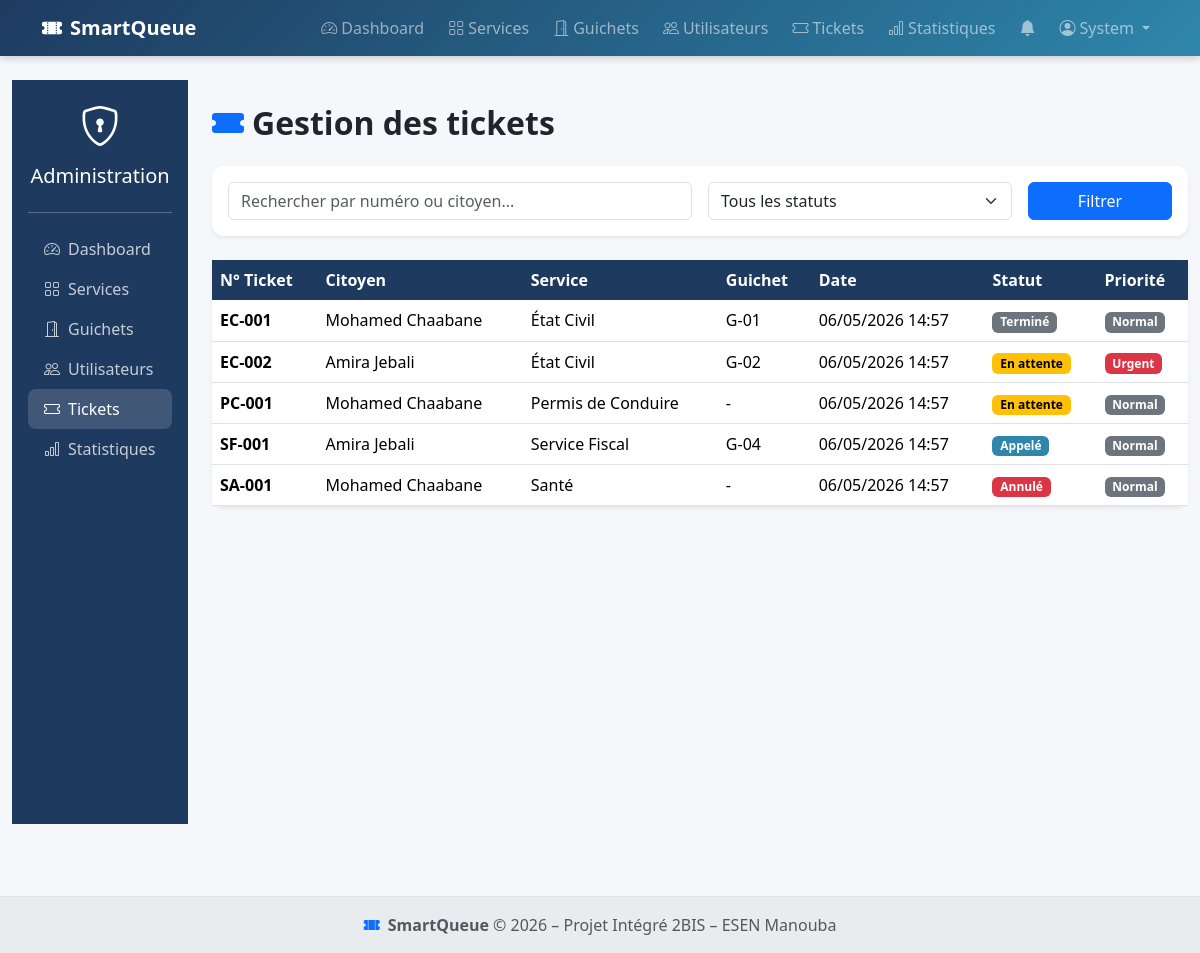
Screenshot of /admin/tickets.php (signed in) with the database file from the repository.
### tables this page shows
CREATE TABLE `tickets` (
  `id`           INT AUTO_INCREMENT PRIMARY KEY,
  `numero`       VARCHAR(20) NOT NULL,
  `citoyen_id`   INT NOT NULL,
  `service_id`   INT NOT NULL,
  `guichet_id`   INT DEFAULT NULL,
  `statut`       ENUM('en_attente','appele','en_service','termine','annule','no_show') NOT NULL DEFAULT 'en_attente',
  `priorite`     ENUM('normal','urgent') NOT NULL DEFAULT 'normal',
  `created_at`   DATETIME DEFAULT CURRENT_TIMESTAMP,
  `appele_at`    DATETIME DEFAULT NULL,
  `termine_at`   DATETIME DEFAULT NULL,
  FOREIGN KEY (`citoyen_id`)  REFERENCES `utilisateurs`(`id`) ON DELETE CASCADE,
  FOREIGN KEY (`service_id`)  REFERENCES `services`(`id`)     ON DELETE CASCADE,
  FOREIGN KEY (`guichet_id`)  REFERENCES `guichets`(`id`)     ON DELETE SET NULL
);

CREATE TABLE `services` (
  `id`           INT AUTO_INCREMENT PRIMARY KEY,
  `nom`          VARCHAR(150) NOT NULL,
  `description`  TEXT,
  `capacite_max` INT NOT NULL DEFAULT 50,
  `duree_moy`    INT NOT NULL DEFAULT 10  COMMENT 'Durée moyenne en minutes',
  `est_actif`    TINYINT(1) NOT NULL DEFAULT 1,
  `created_at`   DATETIME DEFAULT CURRENT_TIMESTAMP
);

CREATE TABLE `guichets` (
  `id`         INT AUTO_INCREMENT PRIMARY KEY,
  `numero`     VARCHAR(20) NOT NULL,
  `service_id` INT NOT NULL,
  `agent_id`   INT DEFAULT NULL,
  `statut`     ENUM('ouvert','ferme','pause') NOT NULL DEFAULT 'ferme',
  `created_at` DATETIME DEFAULT CURRENT_TIMESTAMP,
  FOREIGN KEY (`service_id`) REFERENCES `services`(`id`) ON DELETE CASCADE,
  FOREIGN KEY (`agent_id`)   REFERENCES `utilisateurs`(`id`) ON DELETE SET NULL
);

### admin/tickets.php (the view, shortened to what this page needs)
<?php
require_once '../config/connexion.php';
$search = $_GET['search'] ?? '';
$query = "
    SELECT t.*, s.nom as service_nom,
           CONCAT(u.prenom, ' ', u.nom) as citoyen_nom,
           g.numero as guichet_num
    FROM tickets t
    JOIN services s ON t.service_id = s.id
    JOIN utilisateurs u ON t.citoyen_id = u.id
    LEFT JOIN guichets g ON t.guichet_id = g.id
    WHERE 1=1
";
$params = [];
$query .= " ORDER BY t.created_at DESC LIMIT 100";
$stmt = $conn->prepare($query);
$stmt->execute($params);
$tickets = $stmt->fetchAll();
?>
<?php include '../layout/header.php'; ?>
<div class="container-fluid">
    <div class="row">
        <div class="col-md-3 col-lg-2">
            <div class="sq-sidebar p-3">
                <?php include 'sidebar.php'; ?>
            </div>
        </div>
        <div class="col-md-9 col-lg-10 py-4">
            <h2 class="fw-bold mb-4">
                <i class="bi bi-ticket-fill text-primary me-2"></i>Gestion des tickets
            </h2>
            <div class="card border-0 shadow-sm mb-4">
                <div class="card-body">
                    <form method="GET" class="row g-3">
                        <div class="col-md-6">
                            <input type="text" class="form-control" name="search" placeholder="Rechercher par numéro ou citoyen..."
                                   value="<?= htmlspecialchars($search) ?>">
                        </div>
                        <div class="col-md-4">
                            <select class="form-select" name="status">
                                <option value="">Tous les statuts</option>
                            </select>
                        </div>
                        <div class="col-md-2">
                            <button type="submit" class="btn btn-primary w-100">Filtrer</button>
                        </div>
                    </form>
                </div>
            </div>
            <div class="card border-0 shadow-sm">
                <div class="card-body p-0">
                    <div class="table-responsive">
                        <table class="table table-hover mb-0">
                            <thead class="table-dark">
                                <tr>
                                    <th>N° Ticket</th>
                                    <th>Citoyen</th>
                                    <th>Service</th>
                                    <th>Guichet</th>
                                    <th>Date</th>
                                    <th>Statut</th>
                                    <th>Priorité</th>
                                </tr>
                            </thead>
                            <tbody>
                                <?php foreach ($tickets as $ticket): ?>
                                    <tr>
                                        <td class="fw-bold"><?= htmlspecialchars($ticket['numero']) ?></td>
                                        <td><?= htmlspecialchars($ticket['citoyen_nom']) ?></td>
                                        <td><?= htmlspecialchars($ticket['service_nom']) ?></td>
                                        <td><?= $ticket['guichet_num'] ?? '-' ?></td>
                                        <td><?= date('d/m/Y H:i', strtotime($ticket['created_at'])) ?></td>
                                        <td>
                                            <span class="badge <?= $ticket['statut'] === 'en_attente' ? 'badge-en_attente' :
                                                ($ticket['statut'] === 'appele' ? 'badge-appele' :
                                                ($ticket['statut'] === 'en_service' ? 'badge-en_service' :
                                                ($ticket['statut'] === 'termine' ? 'badge-termine' : 'badge-annule'))) ?>">
                                                <?= $ticket['statut'] === 'en_attente' ? 'En attente' :
                                                   ($ticket['statut'] === 'appele' ? 'Appelé' :
                                                   ($ticket['statut'] === 'en_service' ? 'En service' :
                                                   ($ticket['statut'] === 'termine' ? 'Terminé' : 'Annulé'))) ?>
                                            </span>
                                        </td>
                                        <td>
                                            <?php if ($ticket['priorite'] === 'urgent'): ?>
                                                <span class="badge bg-danger">Urgent</span>
                                            <?php else: ?>
                                                <span class="badge bg-secondary">Normal</span>
                                            <?php endif; ?>
                                        </td>
                                    </tr>
                                <?php endforeach; ?>
                            </tbody>
                        </table>
                    </div>
                </div>
            </div>
        </div>
    </div>
</div>
<?php include '../layout/footer.php'; ?>

### style.css (style rules this page uses)
:root { --sq-primary: #1E3A5F; --sq-accent: #2E86AB; --sq-light: #E8F4F8; --sq-success: #198754; --sq-warning: #ffc107; --sq-danger: #dc3545; --sq-transition: .3s ease; }
body { background-color: #f5f7fa; font-family: 'Segoe UI', system-ui, sans-serif; min-height: 100vh; display: flex; flex-direction: column; }
.card { border: none; box-shadow: 0 2px 8px rgba(0,0,0,.08); border-radius: .75rem; transition: box-shadow var(--sq-transition), transform var(--sq-transition); }
.badge-en_attente { background-color: var(--sq-warning); color: #000; }
.badge-appele { background-color: var(--sq-accent); color: #fff; }
.badge-termine { background-color: #6c757d; color: #fff; }
.badge-annule { background-color: var(--sq-danger); color: #fff; }
.table thead th { background-color: var(--sq-primary); color: #fff; border: none; }
.sq-sidebar { background: var(--sq-primary); min-height: calc(100vh - 56px); color: #fff; }

### rows the page displays
tickets: numero "EC-001", citoyen_nom "Mohamed Chaabane", service.nom "État Civil", guichet.numero "G-01", created_at "06/05/2026 14:57", statut "Terminé", priorite "Normal"
tickets: numero "EC-002", citoyen_nom "Amira Jebali", service.nom "État Civil", guichet.numero "G-02", created_at "06/05/2026 14:57", statut "En attente", priorite "Urgent"
tickets: numero "PC-001", citoyen_nom "Mohamed Chaabane", service.nom "Permis de Conduire", guichet_num "-", created_at "06/05/2026 14:57", statut "En attente", priorite "Normal"
tickets: numero "SF-001", citoyen_nom "Amira Jebali", service.nom "Service Fiscal", guichet.numero "G-04", created_at "06/05/2026 14:57", statut "Appelé", priorite "Normal"
tickets: numero "SA-001", citoyen_nom "Mohamed Chaabane", service.nom "Santé", guichet_num "-", created_at "06/05/2026 14:57", statut "Annulé", priorite "Normal"

### other values shown
$user['prenom'] "System"
